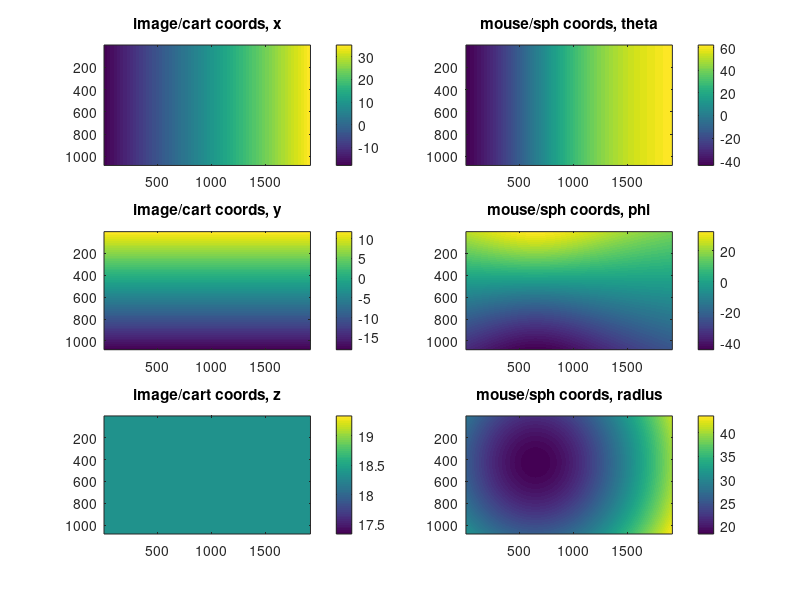
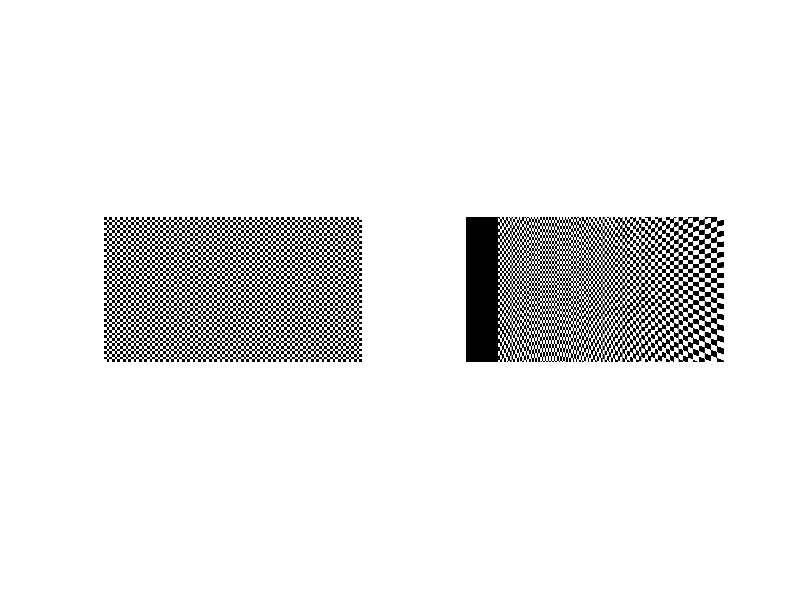

Write MATLAB code to recreate these figures, in order.
% from https://labrigger.com/blog/2012/03/06/mouse-visual-stim/
% applies spherical warp to correct for mouse eye field of view


clear all

% for ASUS VG248QG using Allen Brain Lab monitor displacement
% monitor is: 
% 53.126 cm wide
% 29.889 cm high
% 118.6 mm lateral, 86.2 mm anterior and 31.6 mm dorsal to the right eye
MonitorAnteriorDisplacement_cm = 8.62;
MonitorDorsalDisplacement_cm = 3.16;
w = 53.136;  % width of screen, in cm
h = 29.889;  % height of screen, in cm
cx = w/2 + MonitorAnteriorDisplacement_cm; % eye x location, in cm
cy = h/2 + MonitorDorsalDisplacement_cm; % eye y location, in cm

% cx = w/2;   % eye x location, in cm
% cy = h/2; % eye y location, in cm

% w = 56.69;  % width of screen, in cm
% h = 34.29;  % height of screen, in cm
% cx = w/2;   % eye x location, in cm
% %cy = 11.42; % eye y location, in cm
% cy = h/2; % eye y location, in cm

% Distance to bottom of screen, along the horizontal eye line
%zdistBottom = 24.49;     % in cm
zdistBottom = 18.337;     % in cm
%zdistTop    = 14.18;     % in cm

% Alternatively, you can specify the angle of the screen
%screenAngle = 72.5;   % in degrees, measured from table surface in front of screen to plane of screen
screenAngle = 90;   % in degrees, measured from table surface in front of screen to plane of screen
zdistTop = zdistBottom - (h*sin(deg2rad(90-screenAngle)));

% pxXmax = 200; % number of pixels in an image that fills the whole screen, x
% pxYmax = 150; % number of pixels in an image that fills the whole screen, y
pxXmax = 1920; % number of pixels in an image that fills the whole screen, x
pxYmax = 1080; % number of pixels in an image that fills the whole screen, y

% Internal conversions
top = h-cy;
bottom = -cy;
right = cx;
left = cx - w;

% Convert Cartesian to spherical coord
% In image space, x and y are width and height of monitor and z is the
% distance from the eye. I want Theta to correspond to azimuth and Phi to
% correspond to elevation, but these are measured from the x-axis and x-y
% plane, respectively. So I need to exchange the axes this way, prior to
% converting to spherical coordinates:
% orig (image) -> for conversion to spherical coords
% Z -> X
% X -> Y
% Y -> Z

[xi,yi] = meshgrid(1:pxXmax,1:pxYmax);
cart_pointsX = left + (w/pxXmax).*xi;
cart_pointsY = top - (h/pxYmax).*yi;
cart_pointsZ = zdistTop + ((zdistBottom-zdistTop)/pxYmax).*yi;
[sphr_pointsTh sphr_pointsPh sphr_pointsR] ...
            = cart2sph(cart_pointsZ,cart_pointsX,cart_pointsY);

% view results
figure
subplot(3,2,1)
imagesc(cart_pointsX)
colorbar
title('image/cart coords, x')
subplot(3,2,3)
imagesc(cart_pointsY)
colorbar
title('image/cart coords, y')
subplot(3,2,5)
imagesc(cart_pointsZ)
colorbar
title('image/cart coords, z')

subplot(3,2,2)
imagesc(rad2deg(sphr_pointsTh))
colorbar
title('mouse/sph coords, theta')
subplot(3,2,4)
imagesc(rad2deg(sphr_pointsPh))
colorbar
title('mouse/sph coords, phi')
subplot(3,2,6)
imagesc(sphr_pointsR)
colorbar
title('mouse/sph coords, radius')

%% try a distortion

% make source image
checkSize = 20; % pixels per side of each check
% w = 100; % width, in pixels
% h = 75; % height, in pixels
w = 1920/2; % width, in pixels
h = 1080/2; % height, in pixels
I = double(checkerboard(checkSize,round(h/checkSize),round(w/checkSize))>0.5);

% alternate source image
%I = zeros(150*4,200*4);
%I(105*4:125*4,:)=0.2;
%I(20*4:40*4,:)=0.4;

% Rescale the Cartesian maps into dimensions of radians
xmaxRad = max(sphr_pointsTh(:));
ymaxRad = max(sphr_pointsPh(:));

fx = xmaxRad/max(cart_pointsX(:));
fy = ymaxRad/max(cart_pointsY(:));

% Apply the distortion via interpolation
ZI = interp2(cart_pointsX.*fx,cart_pointsY.*fy,I,sphr_pointsTh,sphr_pointsPh);

h=figure;
subplot(1,2,1)
imshow(I)
subplot(1,2,2)
imshow(ZI)


%% Here’s the line of code to use for the reverse transformation. 
% To see what the visual stimulus would look like from the mouse’s point-of-view (MPOV) if it were not corrected.
%ZI_origMPOV = griddata(sphr_pointsTh,sphr_pointsPh,I,cart_pointsX.*fx,cart_pointsY.*fy);